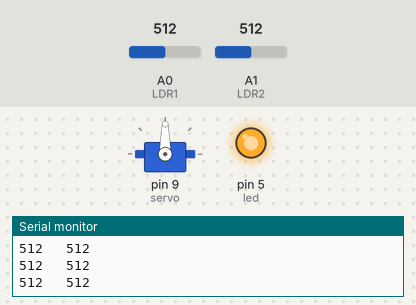
Bench run of a sketch on a simulated Arduino Uno, built with avr-gcc and run on an emulated ATmega328P. On the bench: servo, output pins drawn as LEDs (lit = HIGH), the last lines printed to the serial monitor. Inputs (shaded band) come from the test bench; at power-on: A0 (LDR1) = 512, A1 (LDR2) = 512.

Above: at 1.2 s.
1.3 s: A0 (LDR1) set to 716
At 1.38 s:
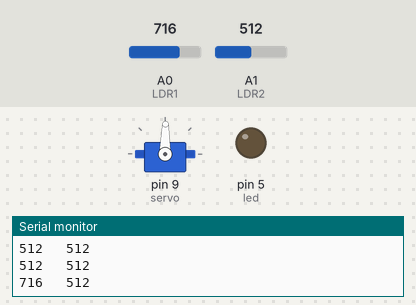
4.3 s: A1 (LDR2) set to 716
At 5.4 s:
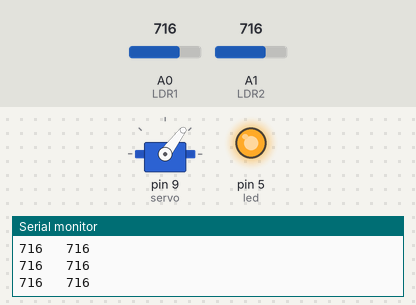
5.8 s: A0 (LDR1) set to 900
At 5.82 s:
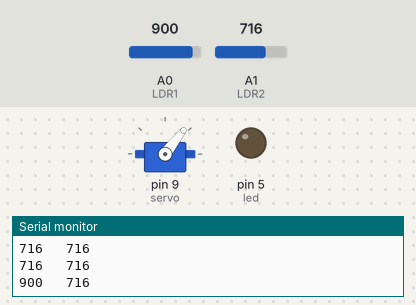
8.8 s: A1 (LDR2) set to 900
At 9.2 s:
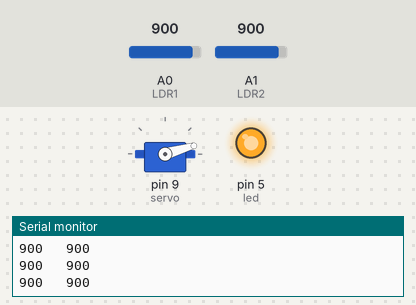
10.3 s: A0 (LDR1) set to 1023
At 12.9 s:
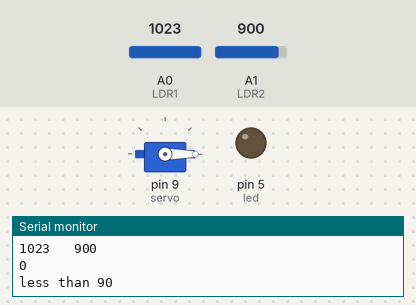
Timing chart, 0 to 14.3 s (numbered marks = the images above; inputs shaded):
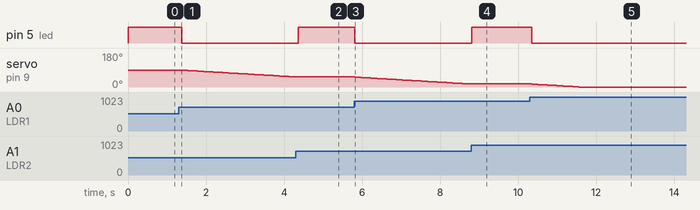

Measured:
- after the input at 1.3 s, pin 5 (led): HIGH → LOW after 0.07 s; servo on pin 9 (servo): moves from 90° to 53° over 2.9 s, starting after 0.07 s
- after the input at 4.3 s, pin 5 (led): LOW → HIGH after 0.07 s; servo on pin 9 (servo): stays 53° (without the input it goes to 52° after 0.07 s)
- after the input at 5.8 s, pin 5 (led): HIGH → LOW at once; servo on pin 9 (servo): moves from 53° to 16° over 2.9 s, starting at once
- after the input at 8.8 s, pin 5 (led): LOW → HIGH at once; servo on pin 9 (servo): stays 16° (without the input it goes to 15° after 0.01 s)
- after the input at 10.3 s, pin 5 (led): HIGH → LOW at once; servo on pin 9 (servo): moves from 16° to 0° over 1.2 s, starting at once

The sketch:

Solar_tracking_system.ino
```cpp
//Include the servo motor library
#include <Servo.h>
//Define the LDR sensor pins
#define LDR1 A0
#define LDR2 A1
//Define the error value. You can change it as you like
#define error 0
int led = 5;
//Starting point of the servo motor
int Spoint =  90;
//Create an object for the servo motor
Servo servo;

void setup() {
//Include servo motor PWM pin
  servo.attach(9);
  Serial.begin(9600);
  pinMode(led,OUTPUT);
//Set the starting point of the servo
  servo.write(Spoint);

}

void loop() {
//Get the LDR sensor value
  int ldr1 = analogRead(LDR1);
//Get the LDR sensor value
  int ldr2 = analogRead(LDR2);
//Get the difference of these values
  int value1 = abs(ldr1 - ldr2);
  int value2 = abs(ldr2 - ldr1);
   Serial.print(ldr1);
    Serial.print("   ");
   Serial.println(ldr2);

//Check these values using a IF condition
  if ((value1 <= error) || (value2 <= error)) {
    digitalWrite(led,HIGH);

  }
  else {
  if (ldr1 > ldr2) {
    // Decrease Spoint, but ensure it doesn't go below 0
    Spoint = max(0, Spoint - 1);
    Serial.println(Spoint);
    Serial.println("less than 90");
    digitalWrite(led, LOW);
}

if (ldr1 < ldr2) {
    // Increase Spoint, but ensure it doesn't go above 180
    Spoint = min(180, Spoint + 1);
    Serial.println(Spoint);
    Serial.println("greater than 90");
    digitalWrite(led, LOW);
}

  }
//Write values on the servo motor
  servo.write(Spoint);
  delay(80);
}
```
